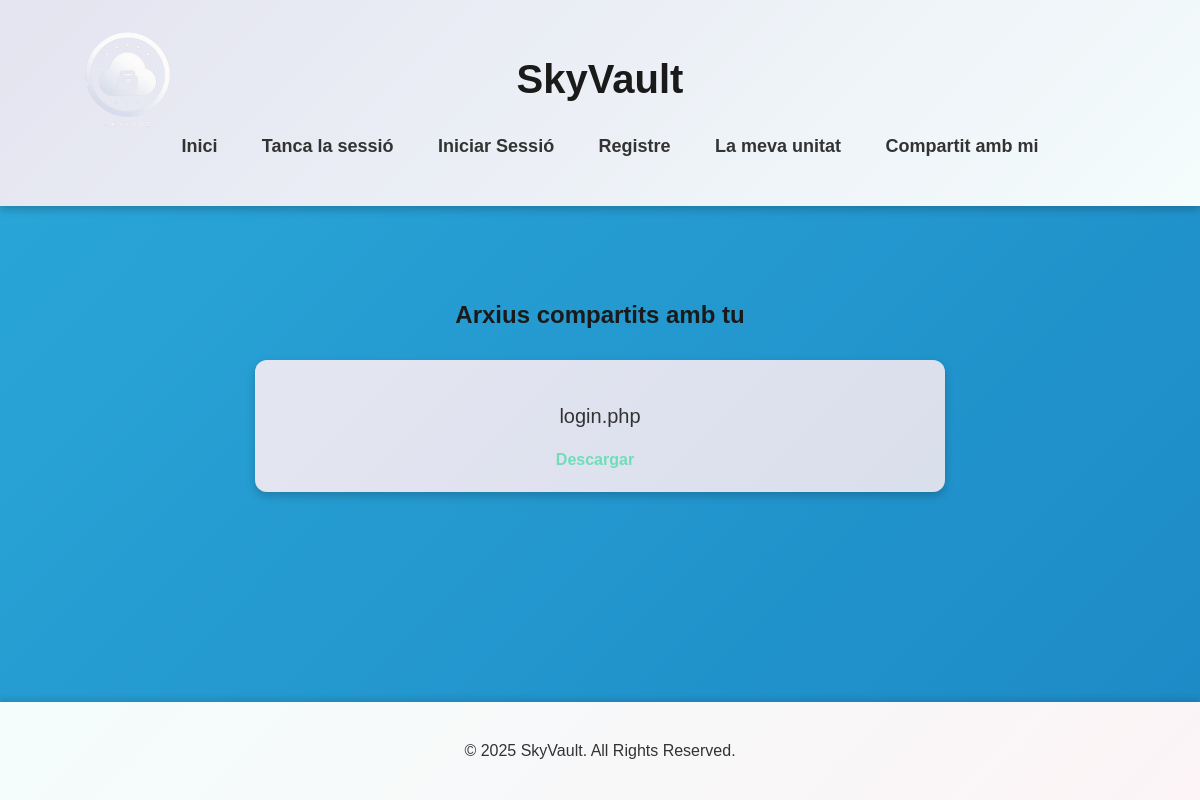
Page /shared_files (signed in) on the earlier database version.
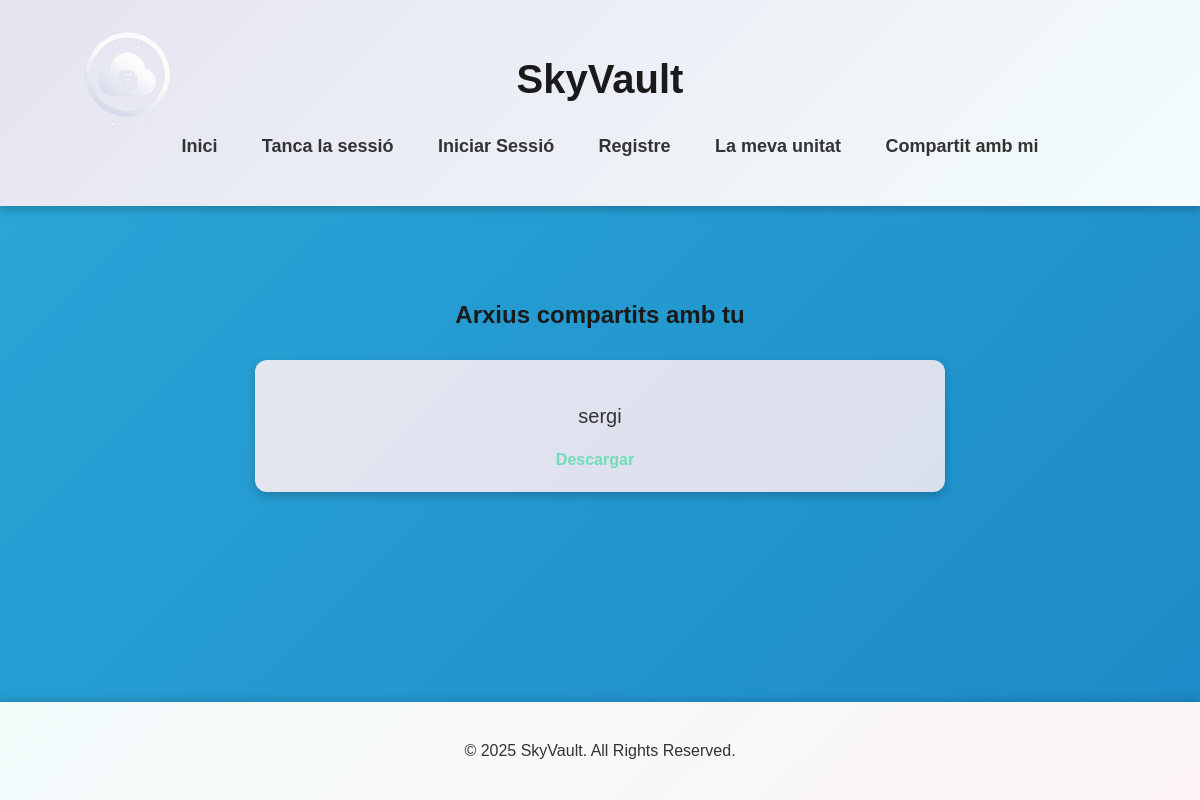
Same page on the later database version.
### app.py (models this page shows)
class SharedFile(db.Model):
    id = db.Column(db.Integer, primary_key=True)
    file_id = db.Column(db.Integer, db.ForeignKey('file.id'), nullable=False)
    shared_with_id = db.Column(db.Integer, db.ForeignKey('user.id'), nullable=False)
    shared_by_id = db.Column(db.Integer, db.ForeignKey('user.id'), nullable=False)
    created_at = db.Column(db.DateTime, default=db.func.current_timestamp())
    file = db.relationship('File', backref=db.backref('shared_files', lazy=True))
    shared_with = db.relationship('User', foreign_keys=[shared_with_id])
    shared_by = db.relationship('User', foreign_keys=[shared_by_id])

class File(db.Model):
    id = db.Column(db.Integer, primary_key=True)
    filename = db.Column(db.String(255), nullable=False)
    filepath = db.Column(db.String(255), nullable=False)
    user_id = db.Column(db.Integer, db.ForeignKey('user.id'), nullable=False)
    uploaded_at = db.Column(db.DateTime, default=db.func.current_timestamp())
    user = db.relationship('User', backref=db.backref('files', lazy=True))

### app.py (the view)
@app.route('/shared_files')
@login_required
def shared_files():
    shared_files = db.session.query(SharedFile, File).join(File).filter(SharedFile.shared_with_id == current_user.id).all()
    return render_template('shared_files.html', shared_files=shared_files)

### app.py (called while the page is built)
@app.after_request
def no_cache(response):
    response.headers['Cache-Control'] = 'no-store, no-cache, must-revalidate, post-check=0, pre-check=0, max-age=0'
    response.headers['Pragma'] = 'no-cache'
    response.headers['Expires'] = '0'
    return response

@login_manager.user_loader
def load_user(user_id):
    return User.query.get(int(user_id))

### templates/shared_files.html (shortened to what this page needs)
<!DOCTYPE html>
<html lang="es">
<head>
    <link rel="stylesheet" href="{{ url_for('static', filename='CSS/shared.css') }}" type="text/css">
</head>
<body>
    <header>
        <img id="logoImg" src="{{ url_for('static', filename='images/minimalist_logo_for_SkyVault__a_cloud_file_storage_company_similar_to_Google_Drive-removebg-preview.png') }}" alt="logo">
        <h1>SkyVault</h1>
        <nav class="col-12 col-lg-12 col-dm-12 col-sm-12">
            <ul id="htopnav">
                <li><a href="{{ url_for('web') }}">Inici</a></li>
                <li><a href="{{ url_for('logout') }}">Tanca la sessió</a></li>
                <li><a href="{{ url_for('login') }}">Iniciar Sessió</a></li>
                <li><a href="{{ url_for('register') }}">Registre</a></li>
                <li><a href="{{ url_for('list_files') }}">La meva unitat</a></li>
                <li><a href="{{ url_for('shared_files') }}">Compartit amb mi</a></li>
            </ul>
        </nav>
    </header>
    <main>
        <section class="files">
            <h2>Arxius compartits amb tu</h2>
            {% if shared_files %}
                {% for shared_file, file in shared_files %}
                <div>
                    <p>{{ file.filename }}</p>
                    <a href="{{ url_for('download_shared_file', file_id=shared_file.id) }}">Descargar</a>
                </div>
            {% endfor %}
            {% else %}
                <p>No tens arxius compartits.</p>
            {% endif %}
        </section>
    </main>
    <footer>
        <p>&copy; 2025 SkyVault. All Rights Reserved.</p>
    </footer>
</body>
</html>

### static/CSS/shared.css (style rules this page uses)
body { font-family: 'Arial', sans-serif; margin: 0; padding: 0; background: linear-gradient(-45deg, #0331BC, #035AA6, #177FBF, #2BA8D9); background-size: 400% 400%; animation: gradientBG 12s ease infinite; color: #333333; line-height: 1.6; display: flex; flex-direction: column; min-height: 100vh; }
#logoImg { width: 10em; position: absolute; top: 0em; left: 3em; }
main { flex: 1; z-index: 2; padding: 20px; }
footer { background: linear-gradient(135deg, #F4FCFC, #FCF4F6); padding: 20px; text-align: center; color: #333333; box-shadow: 0 -4px 6px rgba(0, 0, 0, 0.1); }
header { background: linear-gradient(135deg, #E4E4F0, #F4FCFC); padding: 20px; text-align: center; box-shadow: 0 4px 8px rgba(0, 0, 0, 0.2); color: #1a1a1a; transition: transform 0.3s ease, box-shadow 0.3s ease; }
header h1 { color: #1a1a1a; font-size: 2.5em; }
nav ul { list-style: none; padding: 0; margin: 0; position: relative; bottom: 1em; }
nav ul li { display: inline; margin: 0 20px; }
nav a { color: #333333; text-decoration: none; font-size: 18px; font-weight: bold; transition: color 0.3s ease; }
section { padding: 50px 20px; text-align: center; border-radius: 8px; color: #1a1a1a; animation: fadeIn 1.2s ease-in-out; }
.files div, .folders div { padding: 20px; margin: 25px auto; border-radius: 12px; max-width: 650px; text-align: center; background: linear-gradient(135deg, #E4E6F1, #DADFEC); color: #333333; box-shadow: 0 4px 10px rgba(0, 0, 0, 0.2); transition: transform 0.3s ease, box-shadow 0.3s ease, background-color 0.3s ease; }
.files a, .folders a { display: inline-block; color: #70ddb9; font-weight: bold; text-decoration: none; margin-right: 10px; transition: color 0.3s ease, text-shadow 0.3s ease; }
.files p { font-size: 20px; margin-bottom: 15px; color: #333333; }
h1 { font-size: 30px; }
[class*="col-"] { float: left; padding: 10px; }
.col-12 { width: 100%; }

Differences in the rows shown:
changed through a linked row, SharedFile: filename "login.php" → "sergi"
